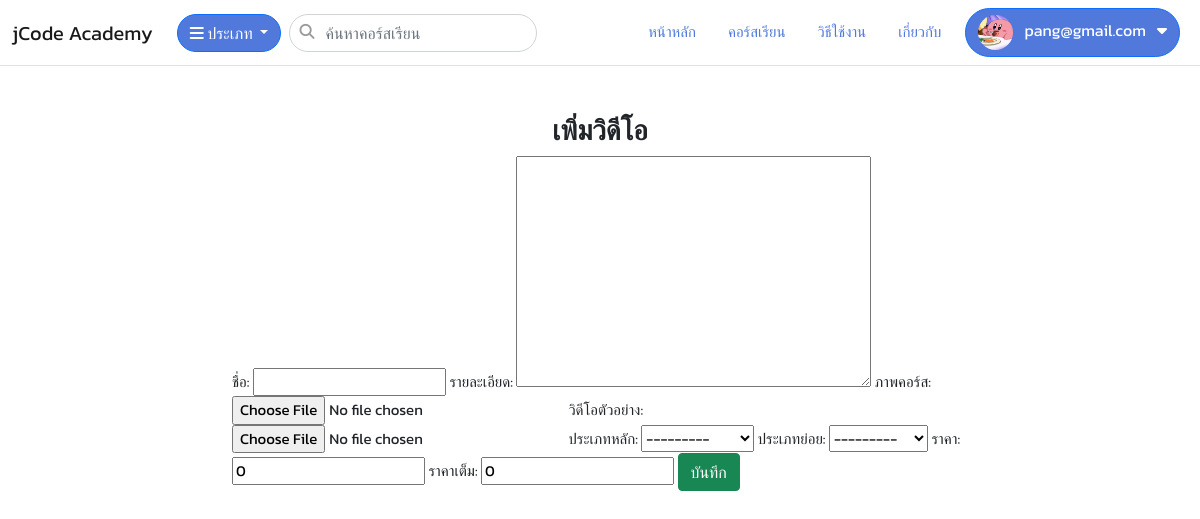
The page /video/add/ (signed in) on the database its author committed.
### app/models.py (models this page shows, shortened)
class Member(models.Model):
    user = models.ForeignKey(User, on_delete=models.CASCADE)
    user_code = models.CharField(max_length=50)
    Profile_image = models.FileField(upload_to='Profile', null=True, blank=True)
    description = models.TextField(null=True, blank=True)

class Category(models.Model):
    name = models.CharField(max_length=100)
    created = models.DateTimeField(auto_now_add=True)
    updated = models.DateTimeField(auto_now=True)
    def __str__(self):
        return self.name

class CategorySub(models.Model):
    category = models.ForeignKey(Category, on_delete=models.CASCADE)
    name = models.CharField(max_length=100)
    created = models.DateTimeField(auto_now_add=True)
    updated = models.DateTimeField(auto_now=True)
    def __str__(self):
        return self.name

### video/views.py (the view, shortened to what this page needs)
# urls.py: path('add/', views.video_add, name='video_add'),
def video_add(request):
    form = VideoForm()
    return render(request, 'video/add.html', {
        'form': form,
    })

### video/forms.py
class VideoForm(forms.ModelForm):
    class Meta:
        model = Video
        exclude = ['id','member', 'slug', 'published', 'created', 'updated']
        labels ={
            'name':'ชื่อ',
            'description':'รายละเอียด',
            'image':'ภาพคอร์ส',
            'videoexample':'วิดีโอตัวอย่าง',
            'category':'ประเภทหลัก',
            'category_sub':'ประเภทย่อย',
            'price':'ราคา',
            'price_before':'ราคาเต็ม'
        }

### app/context_processors1.py (called while the page is built)
def category_list(request):
    categories = Category.objects.all()
    category_subs = CategorySub.objects.all().order_by('category')
    context = {
        'category_list':categories,
        'subcategory_list':category_subs,
    }
    return context

def member_list(request):
    members=Member.objects.filter(user_id=request.user.id).first()
    context={
        'member_list':members
    }
    return context

### app/loginemail.py (called while the page is built)
    def get_user(self, user_id):
        try:
            return User.objects.get(pk=user_id)
        except User.DoesNotExist:
            return None

### templates/video/add.html (shortened to what this page needs)
{% extends "layout/base.html" %}
{% block content %}
<div class="container">
    <div class="row">
        <div class="col-lg-8 offset-lg-2">
            <h3 style="text-align: center;"><b>เพิ่มวิดีโอ</b></h3>
            <form method="post" enctype="multipart/form-data" novalidate>
                {{ form }}
                <button type="submit" class="btn btn-success">บันทึก</button>
            </form>
        </div>
    </div>
</div>
{% endblock %}

### templates/layout/base.html (shortened to what this page needs)
<!DOCTYPE html>
<html lang="en">
<head>
  <link href="https://cdn.jsdelivr.net/npm/bootstrap@5.0.2/dist/css/bootstrap.min.css" rel="stylesheet">
  <link href="https://cdnjs.cloudflare.com/ajax/libs/font-awesome/6.2.1/css/all.min.css" rel="stylesheet">
  <link href="https://cdn.jsdelivr.net/npm/sweetalert2@11.7.1/dist/sweetalert2.min.css" rel="stylesheet">
  {% load static %}
  <link rel="stylesheet" href="{% static 'css/style.css' %}">
</head>
<body>
  <nav class="navbar navbar-expand-md navbar-light  bg-white border-bottom mb-5">
    <div class="container-fluid">
      <a class="navbar-brand" href="{% url 'app:index' %}">jCode Academy</a>
      <div class="collapse navbar-collapse" id="navbarCollapse">
        <div class="d-flex">
          <div class="dropdown">
            <button class="btn btn-primary btn-category dropdown-toggle mx-2" type="button" id="dropdownMenuButton"
              data-toggle="dropdown" aria-expanded="false">
              <i class="fa fa-bars"></i> ประเภท
            </button>
            {% regroup subcategory_list by category as category_list1 %}
          </div>
        <div class="navbar-search">
          <i class="fa fa-search"></i>
        <input type="text" class="form-control" placeholder="ค้นหาคอร์สเรียน">
      </div>
    </div>
        <ul class="navbar-nav ms-auto mb-2 mb-md-0">
          <li class="nav-item mx-2">
            <a class="nav-link " aria-current="page" href="{% url 'app:index' %}">หน้าหลัก</a>
          </li>
          <li class="nav-item mx-2">
            <a class="nav-link" href="{% url 'video:index' %}">คอร์สเรียน</a>
          </li>
          <li class="nav-item mx-2">
            <a class="nav-link" href="#">วิธีใช้งาน</a>
          </li>
          <li class="nav-item mx-2">
            <a class="nav-link" href="#">เกี่ยวกับ</a>
          </li>
        </ul>
        {% if user.is_authenticated %}
        <div class="dropdown">
          <button class="btn btn-primary btn-profile dropdown mx-2" type="button" id="dropdownMenuButton"
            data-toggle="dropdown" aria-expanded="false">
            <div class="profile_img" >
              {% if member_list.Profile_image %}
              <img src="{{member_list.Profile_image.url}}" alt="" > &nbsp;
              {% endif %}
              {{request.user.email}} &nbsp;
              <i class="fa-solid fa-caret-down"></i>
            </div>
          </button>
        </div>
        {% endif %}
      </div>
    </div>
  </nav>
  <div class="container-fluid">
    {% block content %}{% endblock %}
  </div>
</body>
</html>

### static/css/style.css (style rules this page uses)
body { font-size: 15px; background-color: rgb(255, 255, 255); font-family: 'Kanit', sans-serif; }
.navbar-nav .nav-item .nav-link { color: #5179DC; }
.navbar-search { position: relative; }
.navbar-search .fa { position: absolute; left: 10px; top:10px; color: rgb(155, 155, 155); }
.navbar-search .form-control { padding-left:35px ; font-weight: 300; border-radius: 20px; }
.profile_img img { width: 35px; height: 35px; border-radius: 50%; }
.btn-category { color: rgb(255, 255, 255); background-color: #5179DC; border-radius: 20px; }
.btn-profile { color: rgb(255, 255, 255); background-color: #5179DC; border-radius: 30px; }

### rows shown on the page
Member: Profile_image (picture)
CategorySub: category "---------"

### other values the page prints
{{ request.user.email }} "pang@gmail.com"
